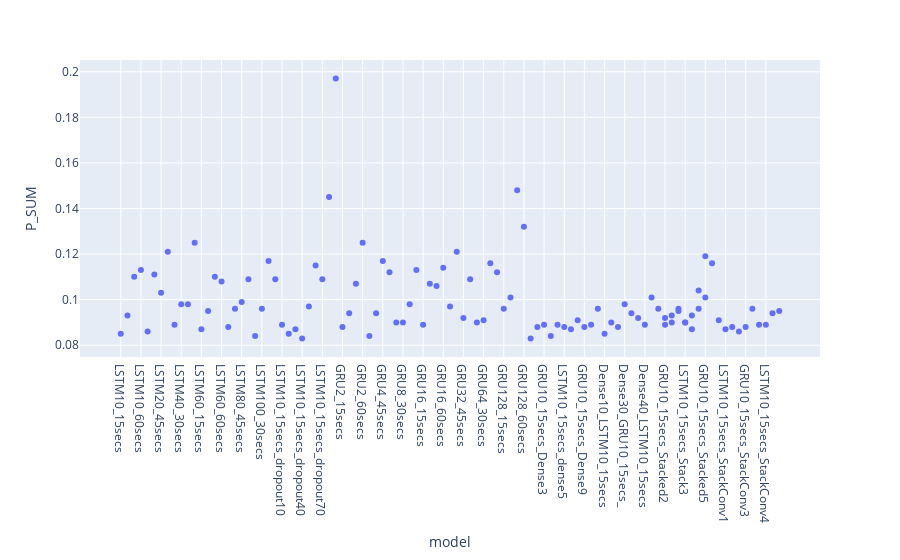

The code cell stored with this chart in its notebook:
### Code cell
# x and y given as DataFrame columns
import plotly.express as px
fig = px.scatter(df, x=df.index, y="P_SUM", height=800)
fig.show()

### Figure 1 — Plotly figure (JSON) as saved in the notebook; plotly's stock layout.template omitted (floating-point values rounded to 4 significant figures)
{"data": [{"hovertemplate": "model=%{x}<br>P_SUM=%{y}<extra></extra>", "legendgroup": "", "marker": {"color": "#636efa", "symbol": "circle"}, "mode": "markers", "name": "", "orientation": "v", "showlegend": false, "type": "scatter", "x": ["LSTM10_15secs", "LSTM10_30secs", "LSTM10_45secs", "LSTM10_60secs", "LSTM20_15secs", "LSTM20_30secs", "LSTM20_45secs", "LSTM20_60secs", "LSTM40_15secs", "LSTM40_30secs", "LSTM40_45secs", "LSTM40_60secs", "LSTM60_15secs", "LSTM60_30secs", "LSTM60_45secs", "LSTM60_60secs", "LSTM80_15secs", "LSTM80_30secs", "LSTM80_45secs", "LSTM80_60secs", "LSTM100_15secs", "LSTM100_30secs", "LSTM100_45secs", "LSTM100_60secs", "LSTM10_15secs_dropout10", "LSTM10_15secs_dropout20", "LSTM10_15secs_dropout30", "LSTM10_15secs_dropout40", "LSTM10_15secs_dropout50", "LSTM10_15secs_dropout60", "LSTM10_15secs_dropout70", "LSTM10_15secs_dropout80", "LSTM10_15secs_dropout90", "GRU2_15secs", "GRU2_30secs", "GRU2_45secs", "GRU2_60secs", "GRU4_15secs", "GRU4_30secs", "GRU4_45secs", "GRU4_60secs", "GRU8_15secs", "GRU8_30secs", "GRU8_45secs", "GRU8_60secs", "GRU16_15secs", "GRU16_30secs", "GRU16_45secs", "GRU16_60secs", "GRU32_15secs", "GRU32_30secs", "GRU32_45secs", "GRU32_60secs", "GRU64_15secs", "GRU64_30secs", "GRU64_45secs", "GRU64_60secs", "GRU128_15secs", "GRU128_30secs", "GRU128_45secs", "GRU128_60secs", "GRU10_15secs_Dense1", "LSTM10_15secs_dense1", "GRU10_15secs_Dense3", "LSTM10_15secs_dense3", "GRU10_15secs_Dense5", "LSTM10_15secs_dense5", "GRU10_15secs_Dense7", "LSTM10_15secs_dense7", "GRU10_15secs_Dense9", "LSTM10_15secs_dense9", "Dense10_GRU10_15secs_", "Dense10_LSTM10_15secs", "Dense20_GRU10_15secs_", "Dense20_LSTM10_15secs", "Dense30_GRU10_15secs_", "Dense30_LSTM10_15secs", "Dense40_GRU10_15secs_", "Dense40_LSTM10_15secs", "Dense50_GRU10_15secs_", "Dense50_LSTM10_15secs", "GRU10_15secs_Stacked2", "LSTM10_15secs_Stack2", "GRU10_15secs_Stacked3", "LSTM10_15secs_Stack3", "GRU10_15secs_Stacked4", "LSTM10_15secs_Stack4", "GRU10_15secs_Stacked5", "GRU10_15secs_Stacked2", "LSTM10_15secs_Stack2", "GRU10_15secs_Stacked3", "LSTM10_15secs_Stack3", "GRU10_15secs_Stacked4", "LSTM10_15secs_Stack4", "GRU10_15secs_Stacked5", "LSTM10_15secs_Stack5", "GRU10_15secs_StackConv1", "LSTM10_15secs_StackConv1", "GRU10_15secs_StackConv2", "LSTM10_15secs_StackConv2", "GRU10_15secs_StackConv3", "LSTM10_15secs_StackConv3", "GRU10_15secs_StackConv4", "LSTM10_15secs_StackConv4", "GRU10_15secs_StackConv5", "LSTM10_15secs_StackConv5"], "xaxis": "x", "y": [0.085, 0.093, 0.11, 0.113, 0.086, 0.111, 0.103, 0.121, 0.089, 0.098, 0.098, 0.125, 0.087, 0.095, 0.11, 0.108, 0.088, 0.096, 0.099, 0.109, 0.084, 0.096, 0.117, 0.109, 0.089, 0.085, 0.087, 0.083, 0.097, 0.115, 0.109, 0.145, 0.197, 0.088, 0.094, 0.107, 0.125, 0.084, 0.094, 0.117, 0.112, 0.09, 0.09, 0.098, 0.113, 0.089, 0.107, 0.106, 0.114, 0.097, 0.121, 0.092, 0.109, 0.09, 0.091, 0.116, 0.112, 0.096, 0.101, 0.148, 0.132, 0.083, 0.088, 0.089, 0.084, 0.089, 0.088, 0.087, 0.091, 0.088, 0.089, 0.096, 0.085, 0.09, 0.088, 0.098, 0.094, 0.092, 0.089, 0.101, 0.096, 0.089, 0.09, 0.096, 0.09, 0.093, 0.096, 0.101, 0.092, 0.093, 0.095, 0.09, 0.087, 0.104, 0.119, 0.116, 0.091, 0.087, 0.088, 0.086, 0.088, 0.096, 0.089, 0.089, 0.094, 0.095], "yaxis": "y"}], "layout": {"autosize": true, "legend": {"tracegroupgap": 0}, "margin": {"t": 60}, "xaxis": {"anchor": "y", "autorange": true, "domain": [0, 1], "range": [-5.803, 103.8], "title": {"text": "model"}, "type": "category"}, "yaxis": {"anchor": "x", "autorange": true, "domain": [0, 1], "range": [0.07564, 0.2044], "title": {"text": "P_SUM"}, "type": "linear"}}}
